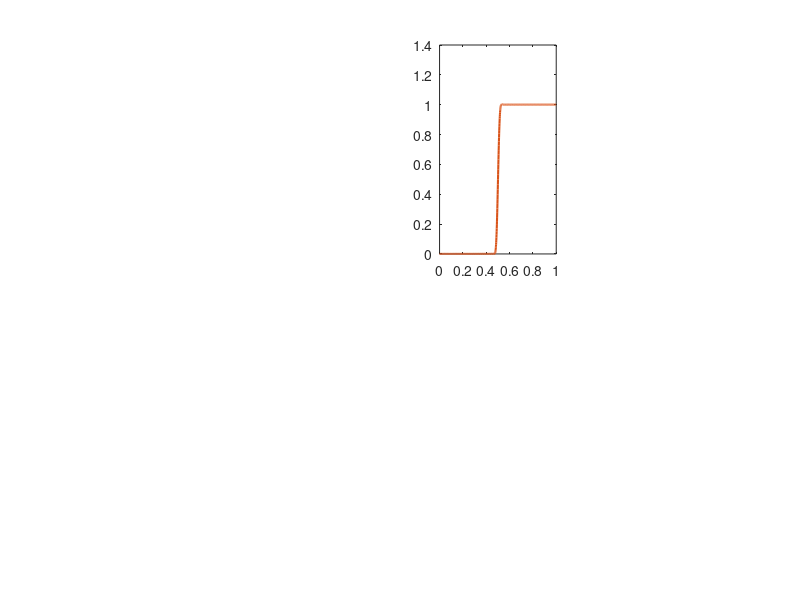

The MATLAB script that drew this image: (Note: this script raises an error after producing the figure.)
%% ESE5310 Project 1 - Part B: Filter Bank Design
% Student Name: [Hesham Nabil Maher]
clear all;close all;clc;

%% Part B.A) Filter Bank Design Parameters
fs = 48000; % Sampling frequency
N = 128; % Filter order
edges = [0, 1/8, 2/8, 4/8, 8/8] * (fs / 2); % [0, 6k, 12k, 24k, 48k] Hz
norm_edges = edges / (fs/2); % Normalized frequency edges (0 to 1)

% Design Filters

% Stage 1: Split full-band into low and high bands
h1 = fir1(N, 0.5);               % LPF (0 - fs/2)
h2 = (-1).^(0:N) .* h1;          % HPF (fs/2 - fs) (Quadrature Mirror)

% Stage 2: Further split the low band
h3 = fir1(N, 0.25);              % LPF (0 - fs/4)
h4 = (-1).^(0:N) .* h3;          % HPF (fs/4 - fs/2)

% Frequency Responses
[H1, w] = freqz(h1, 1, 1024);
[H2, ~] = freqz(h2, 1, 1024);
[H3, ~] = freqz(h3, 1, 1024);
[H4, ~] = freqz(h4, 1, 1024);
w_norm = w/pi; 
freq_Hz = w*fs/(2*pi); 

colors = lines(4); % Distinct colors for each filter
line_style = {'-', '--', ':', '-.'};
line_width = 1.5;
cutoff_style = '--';
cutoff_width = 1.2;
cutoff_colors = {[0 0.5 0], [0.8 0 0], [0 0 0.8]}; % Green, Red, Blue

% Figure 1: Normalized Frequency (×π rad/sample)
figure('Position', [100, 100, 1200, 900], 'Color', 'w', 'Name', 'Normalized Frequency Response');
% Magnitude Responses
subplot(2,4,3);
plot(w_norm, abs(H2), 'Color', colors(2,:), 'LineWidth', line_width);
hold on;
xline(norm_edges(2), cutoff_style, 'Color', cutoff_colors{1}, 'LineWidth', cutoff_width);
xline(norm_edges(3), cutoff_style, 'Color', cutoff_colors{2}, 'LineWidth', cutoff_width);
xlabel('Frequency (×π rad/sample)'); title('Band 3');
grid on; ylim([0 1.1]);
legend({sprintf('Lower: %.2fπ', norm_edges(2)), sprintf('Upper: %.2fπ', norm_edges(3))}, 'Location', 'southeast');

subplot(2,4,1);
plot(w_norm, abs(H1), 'Color', colors(1,:), 'LineWidth', line_width);
hold on;
xline(norm_edges(2), cutoff_style, 'Color', cutoff_colors{3}, 'LineWidth', cutoff_width);
xlabel('Frequency (×π rad/sample)'); ylabel('Magnitude');
title('Band 1');
grid on; ylim([0 1.1]);
legend(sprintf('Cutoff: %.2fπ', norm_edges(2)), 'Location', 'southeast');

subplot(2,4,2);
plot(w_norm, abs(H3), 'Color', colors(3,:), 'LineWidth', line_width);
hold on;
xline(norm_edges(3), cutoff_style, 'Color', cutoff_colors{1}, 'LineWidth', cutoff_width);
xline(norm_edges(4), cutoff_style, 'Color', cutoff_colors{2}, 'LineWidth', cutoff_width);
xlabel('Frequency (×π rad/sample)'); title('Band 2');
grid on; ylim([0 1.1]);
legend({sprintf('Lower: %.2fπ', norm_edges(3)), sprintf('Upper: %.2fπ', norm_edges(4))}, 'Location', 'southeast');

subplot(2,4,4);
plot(w_norm, abs(H4), 'Color', colors(4,:), 'LineWidth', line_width);
hold on;
xline(norm_edges(4), cutoff_style, 'Color', cutoff_colors{3}, 'LineWidth', cutoff_width);
xlabel('Frequency (×π rad/sample)'); title('Band 4');
grid on; ylim([0 1.1]);
legend(sprintf('Cutoff: %.2fπ', norm_edges(4)), 'Location', 'southeast');

% Phase Responses
subplot(2,4,5);
plot(w_norm, angle(H1), 'Color', colors(1,:), 'LineWidth', line_width);
xlabel('Frequency (×π rad/sample)'); ylabel('Phase (rad)');
title('Band 1 Phase'); grid on;
subplot(2,4,6);
plot(w_norm, angle(H2), 'Color', colors(2,:), 'LineWidth', line_width);
xlabel('Frequency (×π rad/sample)'); title('Band 2 Phase');
grid on;
subplot(2,4,7);
plot(w_norm, angle(H3), 'Color', colors(3,:), 'LineWidth', line_width);
xlabel('Frequency (×π rad/sample)'); title('Band 3 Phase');
grid on;
subplot(2,4,8);
plot(w_norm, angle(H4), 'Color', colors(4,:), 'LineWidth', line_width);
xlabel('Frequency (×π rad/sample)'); title('Band 4 Phase');
grid on;


%% Part B.B) Test Signal Generation and Filter Bank Operation
duration = 0.1; 
t = 0:1/fs:duration-1/fs; % Time vector

% test sinusoids
f = [3000, 8000, 18000, 32000]; % Frequencies in each band
A = [0.7, 0.5, 0.3, 0.2]; % Amplitudes for each band

sin1 = A(1)*sin(2*pi*f(1)*t); % Band 1
sin2 = A(2)*sin(2*pi*f(2)*t); % Band 2
sin3 = A(3)*sin(2*pi*f(3)*t); % Band 3
sin4 = A(4)*sin(2*pi*f(4)*t); % Band 4 (will alias)

% test signal
test_signal = sin1 + sin2 + sin3 + sin4;

% Plot Test Signal
figure('Position', [100 100 800 600], 'Name', 'Test Signal', 'Color', 'w');

% Time domain plot
subplot(2,1,1);
plot(t, test_signal);
xlim([0 0.01]); % Show first 10ms
xlabel('Time (s)'); ylabel('Amplitude');
title('Test Signal (Time Domain)');
grid on;

% Frequency domain plot
NFFT = 2048; % Number of FFT points
test_fft = fft(test_signal, NFFT);
f_axis = (0:NFFT/2)*fs/NFFT; % Frequency axis
subplot(2,1,2);
stem(f_axis/1000, abs(test_fft(1:NFFT/2+1)), 'filled');
xlabel('Frequency (kHz)'); ylabel('Magnitude');
title('Test Signal Spectrum');
xlim([0 fs/2]); 
xticks(edges);
xticklabels(string(edges/1000) + " kHz"); % Label in kHz
grid on;

% Apply the Filter Bank to the Test Signal
% Stage 1: First split
low1 = filter(h1, 1, test_signal);
high1 = filter(h2, 1, test_signal);

% Downsample to avoid redundancy
low1_ds = downsample(low1, 2);
high1_ds = downsample(high1, 2);

% Stage 2: Further split the low band
low2 = filter(h3, 1, low1_ds);
mid1 = filter(h4, 1, low1_ds);

% Downsample again
low2_ds = downsample(low2, 2);
mid1_ds = downsample(mid1, 2);

% The 4 bands are:
y1 = low2_ds;   % (1/8 of full-band)
y2 = mid1_ds;   % (1/8 of full-band)
y3 = high1_ds;  % (1/4 of full-band)
y4 = high1;     % (1/2 of full-band)


% Plot Filter Bank Outputs
figure('Position', [100 100 1000 800], 'Name', 'Filter Bank Outputs', 'Color', 'w');

% Time domain outputs
for i = 1:4
    subplot(4,2,2*i-1);
    eval(['plot(t, y' num2str(i) ', ''Color'', colors(' num2str(i) ',:))']);
    xlim([0 0.01]);
    ylabel('Amplitude');
    title(['Band ' num2str(i) ' Output (Time)']);
    grid on;
end
xlabel('Time (s)');

% Frequency domain outputs
for i = 1:4
    subplot(4,2,2*i);
    y_fft = fft(eval(['y' num2str(i)]), NFFT);
    stem(f_axis/1000, abs(y_fft(1:NFFT/2+1)), 'Color', colors(i,:), 'Marker', 'none');
    xlim([0 fs/2 / 1000]); % Show up to 24 kHz
    xticks(edges/1000); % Mark correct cutoff points
    xlabel('Frequency (kHz)');
    ylabel('Magnitude');
    band_labels = ["0-6 kHz", "6-12 kHz", "12-24 kHz", "24+ kHz"];
    title(['Band ' num2str(i) ': ' band_labels(i)]);
    
    grid on;
end
xlabel('Frequency (kHz)');

% Perfect Reconstruction Test
% Sum all filtered outputs
reconstructed = y1 + y2 + y3 + y4;

% Account for filter delay
delay = N/2; % FIR filter delay
reconstructed = reconstructed(delay+1:end);
original = test_signal(1:end-delay);

% Plot reconstruction
figure('Position', [100 100 800 400], 'Name', 'Reconstruction', 'Color', 'w');

% Time domain comparison 
subplot(2,1,1);
plot(t(1:length(original)), original, 'b');
hold on;
plot(t(1:length(reconstructed)), reconstructed, 'r--');
xlim([0 0.01]);
xlabel('Time (s)'); ylabel('Amplitude');
title('Time Domain Comparison');
legend('Original', 'Reconstructed');
grid on;

% Frequency domain comparison
subplot(2,1,2);
orig_fft = fft(original, NFFT);
recon_fft = fft(reconstructed, NFFT);
plot(f_axis/1000, 20*log10(abs(orig_fft(1:NFFT/2+1))), 'b');
hold on;
plot(f_axis/1000, 20*log10(abs(recon_fft(1:NFFT/2+1))), 'r--');
xlabel('Frequency (kHz)'); ylabel('Magnitude (dB)');
title('Frequency Domain Comparison');
xlim([0 fs/2 / 1000]); ylim([-60 0]); % Match correct Nyquist limit
xticks(edges/1000);
xlabel('Frequency (kHz)');
grid on;

%% Part C: Equalizer Implementation

duration = 2; 
fs = 48000; 
t = 0:1/fs:duration-1/fs;
audio_signal = chirp(t, 100, duration, fs/2*0.9) + 0.5*randn(size(t)); % Sweep + noise

% Apply the FIR filters to decompose the audio signal into bands
a1 = filter(h1, 1, audio_signal); % Band 1 (0-6 kHz)
a2 = filter(h2, 1, audio_signal); % Band 2 (6-12 kHz)
a3 = filter(h3, 1, audio_signal); % Band 3 (12-24 kHz)
a4 = filter(h4, 1, audio_signal); % Band 4 (24-48 kHz, may alias)

% Define updated equalizer presets
presets = struct(...
    'Flat', [1.0, 1.0, 1.0, 1.0], ...       % No change (reference)
    'BassBoost', [2.5, 1.0, 0.8, 0.7], ... % Stronger bass emphasis
    'TrebleBoost', [0.8, 0.9, 1.8, 2.2], ... % More pronounced treble gain
    'VShape', [2.0, 0.9, 0.9, 2.0], ...     % Boost lows and highs
    'MidBoost', [0.8, 2.0, 1.5, 0.8]);      % Focus on mid frequencies

% Apply equalization and reconstruct
equalized_signals = struct();
preset_names = fieldnames(presets);
for i = 1:length(preset_names)
    gains = presets.(preset_names{i});
    e1 = a1 * gains(1);
    e2 = a2 * gains(2);
    e3 = a3 * gains(3);
    e4 = a4 * gains(4);
    delay = N/2; 
    equalized = e1 + e2 + e3 + e4;
    equalized_signals.(preset_names{i}) = equalized(delay+1:end);
end

% Original signal with delay compensation
original = audio_signal(1:end-delay);
t_plot = t(1:length(original));

% Time-Domain Plot: Equalizer Results
figure('Position', [100 100 1000 800], 'Name', 'Equalizer: Time Domain', 'Color', 'w');

% Original signal plot
subplot(length(preset_names)+1, 1, 1);
plot(t_plot, original);
title('Original Signal');
xlim([0 0.1]); % Show first 100ms
ylabel('Amplitude');
grid on;

% Equalized signals in time domain
for i = 1:length(preset_names)
    subplot(length(preset_names)+1, 1, i+1);
    plot(t_plot, equalized_signals.(preset_names{i}));
    title([preset_names{i} ' Equalization']);
    xlim([0 0.1]);
    ylabel('Amplitude');
    grid on;
end
xlabel('Time (s)');

% Frequency-Domain Plot: Equalizer Results
NFFT = 4096;
f_axis = (0:NFFT/2)*fs/NFFT;
figure('Position', [100 100 1000 800], 'Name', 'Equalizer: Frequency Domain', 'Color', 'w');

% Original spectrum plot
orig_fft = fft(original, NFFT);
subplot(length(preset_names)+1, 1, 1);
semilogx(f_axis, 20*log10(abs(orig_fft(1:NFFT/2+1))));
title('Original Spectrum');
xlim([20 fs/2]);
ylabel('Magnitude (dB)');
grid on;

% Equalized spectra plots
for i = 1:length(preset_names)
    eq_fft = fft(equalized_signals.(preset_names{i}), NFFT);
    subplot(length(preset_names)+1, 1, i+1);
    semilogx(f_axis, 20*log10(abs(eq_fft(1:NFFT/2+1))));
    title([preset_names{i} ' Spectrum']);
    xlim([20 fs/2]);
    ylabel('Magnitude (dB)');
    grid on;
end
xlabel('Frequency (Hz)');

% Audio Playback
% Uncomment to hear the results
% soundsc(original, fs); 
% pause(duration+0.5);
% for i = 1:length(preset_names)
%     disp(['Playing: ' preset_names{i}]);
%     soundsc(equalized_signals.(preset_names{i}), fs);
%     pause(duration+0.5);
% end
